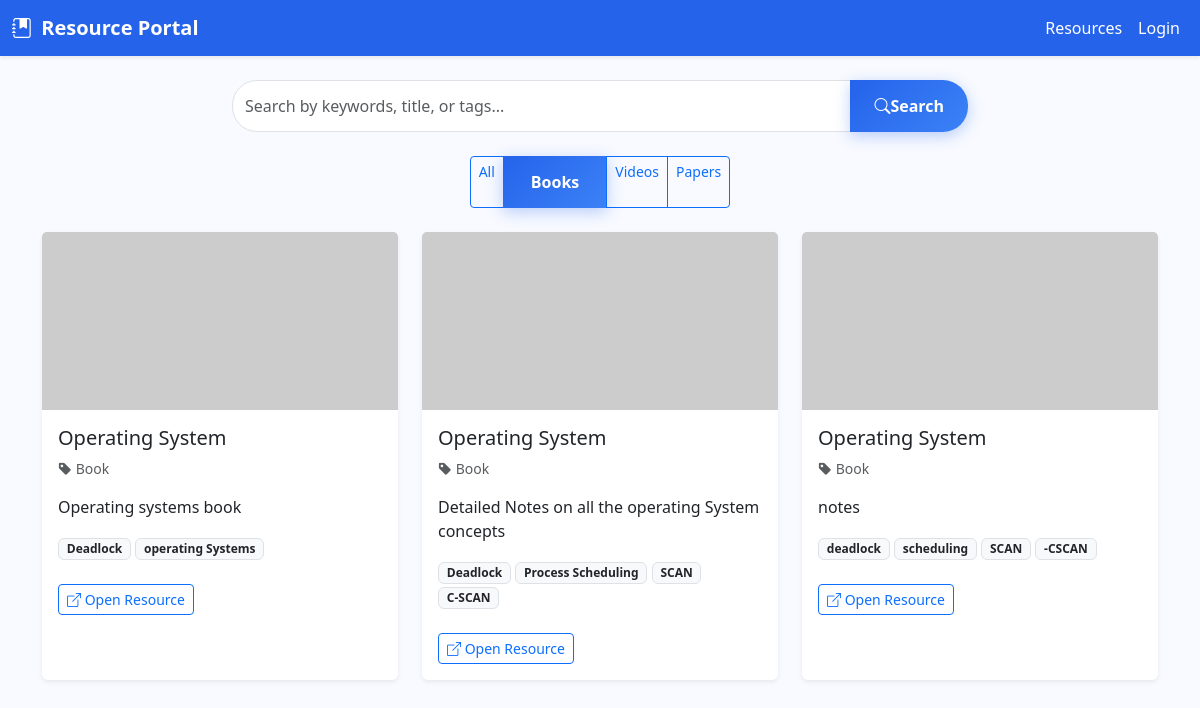
Page /resources?filter_type=Book on the earlier database version.
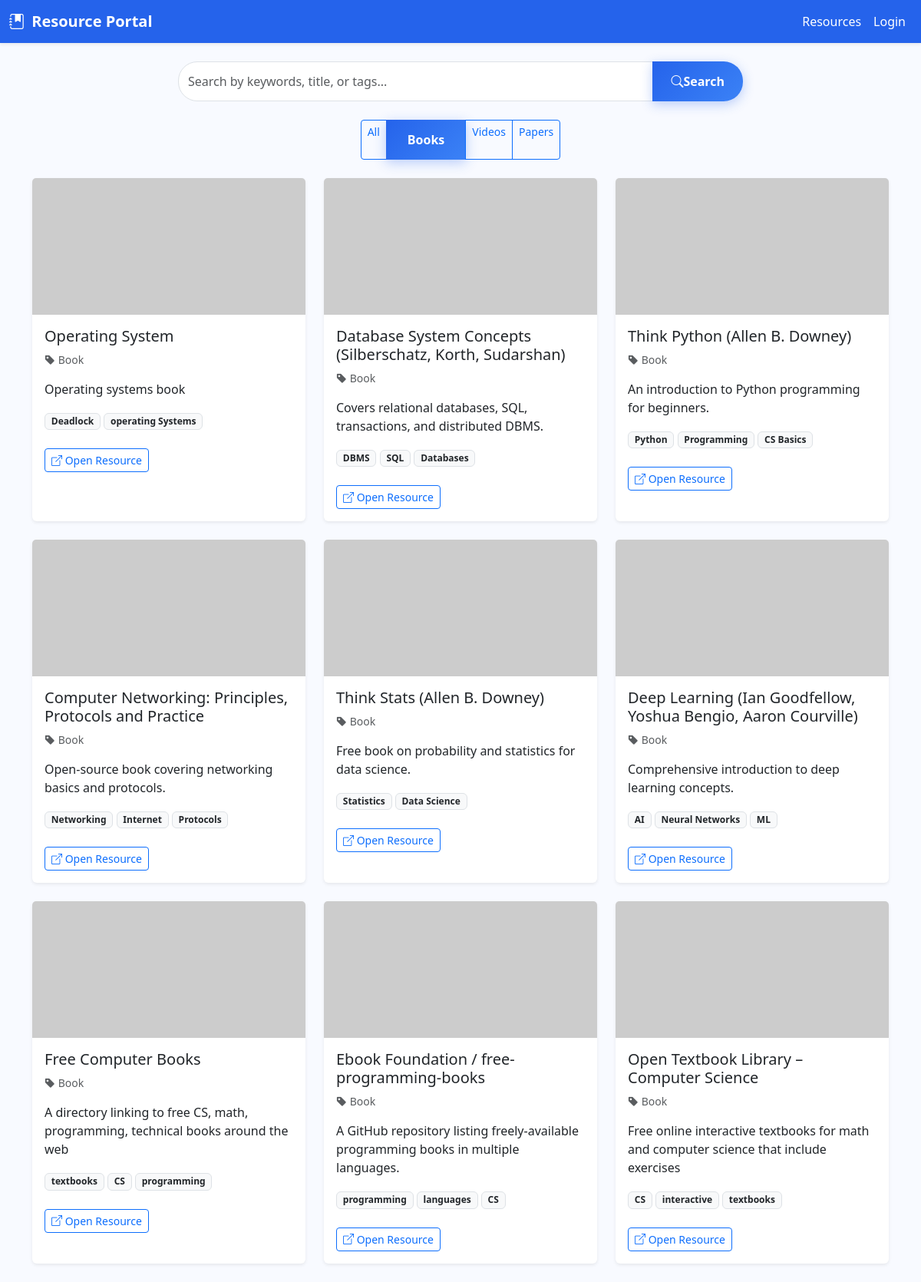
Same page on the later database version.
### models.py (models this page shows, shortened)
class Resource(db.Model):
    __tablename__ = 'resources'
    id = db.Column(db.Integer, primary_key=True)
    title = db.Column(db.String(200), nullable=False)
    description = db.Column(db.Text, nullable=False)
    type = db.Column(db.String(50), nullable=False)  # Book, Video, Paper
    tags = db.Column(db.String(500))  # Comma-separated tags
    image_url = db.Column(db.String(500))
    link = db.Column(db.String(500), nullable=False)

### app.py (the view)
@app.route('/resources')
def resources():
    filter_type = request.args.get('filter_type', '')
    if filter_type and filter_type in ['Book', 'Video', 'Paper']:
        filtered_resources = Resource.query.filter_by(type=filter_type).all()
    else:
        filtered_resources = Resource.query.all()
    return render_template('resources.html',
                         resources=filtered_resources,
                         filter_type=filter_type)

### templates/resources.html (shortened to what this page needs)
{% extends "base.html" %}
{% block content %}
<div class="row mb-4">
  <div class="col-md-8 mx-auto">
    <form class="input-group search-bar" action="{{ url_for('search') }}" method="get">
      <input type="text" name="q" class="form-control" placeholder="Search by keywords, title, or tags..." value="{{ query|default('') }}">
      <button class="btn btn-primary px-4" type="submit"><i class="bi bi-search"></i> Search</button>
    </form>
  </div>
</div>
<div class="row mb-4">
  <div class="col-md-10 mx-auto text-center">
    <div class="btn-group" role="group">
      <a href="{{ url_for('resources') }}" class="btn btn-sm {% if not filter_type %}btn-primary{% else %}btn-outline-primary{% endif %}">
        All
      </a>
      <a href="{{ url_for('resources', filter_type='Book') }}" class="btn btn-sm {% if filter_type=='Book' %}btn-primary{% else %}btn-outline-primary{% endif %}">
        Books
      </a>
      <a href="{{ url_for('resources', filter_type='Video') }}" class="btn btn-sm {% if filter_type=='Video' %}btn-primary{% else %}btn-outline-primary{% endif %}">
        Videos
      </a>
      <a href="{{ url_for('resources', filter_type='Paper') }}" class="btn btn-sm {% if filter_type=='Paper' %}btn-primary{% else %}btn-outline-primary{% endif %}">
        Papers
      </a>
    </div>
  </div>
</div>
<div class="row">
  {% if resources %}
    {% for r in resources %}
      <div class="col-md-4 mb-4">
        <div class="card shadow-sm h-100 border-0">
          {% if r.image_url %}
            <img src="{{ r.image_url }}" class="card-img-top" alt="{{ r.title }}" onerror="this.src='https://via.placeholder.com/400x200.png?text=Resource+Preview'">
          {% else %}
            <img src="https://via.placeholder.com/400x200.png?text=Resource+Preview" class="card-img-top" alt="{{ r.title }}">
          {% endif %}
          <div class="card-body">
            <h5 class="card-title">{{ r.title }}</h5>
            <p class="card-text text-muted small">
              <i class="bi bi-tag-fill"></i> {{ r.type|capitalize }}
            </p>
            <p class="card-text">{{ r.description[:120] }}{% if r.description|length > 120 %}...{% endif %}</p>
            {% if r.tags %}
              <p>
                {% for tag in r.tags.split(',') %}
                  <span class="badge bg-light text-dark border">{{ tag.strip() }}</span>
                {% endfor %}
              </p>
            {% endif %}
            <a href="{{ r.link }}" target="_blank" class="btn btn-sm btn-outline-primary mt-2">
              <i class="bi bi-box-arrow-up-right"></i> Open Resource
            </a>
          </div>
        </div>
      </div>
    {% endfor %}
  {% else %}
    <div class="col-12 text-center">
      <p class="text-muted">No resources found for your search.</p>
    </div>
  {% endif %}
</div>
{% endblock %}

### templates/base.html (shortened to what this page needs)
<!DOCTYPE html>
<html lang="en">
<head>
  <link href="https://cdn.jsdelivr.net/npm/bootstrap@5.3.2/dist/css/bootstrap.min.css" rel="stylesheet">
  <link href="https://cdn.jsdelivr.net/npm/bootstrap-icons@1.11.1/font/bootstrap-icons.css" rel="stylesheet">
  <link href="https://cdnjs.cloudflare.com/ajax/libs/font-awesome/6.0.0/css/all.min.css" rel="stylesheet">
  <link href="{{ url_for('static', filename='css/styles.css') }}" rel="stylesheet">
</head>
<body>
  <nav class="navbar navbar-expand-lg navbar-dark shadow-sm">
    <div class="container-fluid">
      <a class="navbar-brand fw-bold" href="{{ url_for('home') }}">
        <i class="bi bi-journal-bookmark-fill me-1"></i> Resource Portal
      </a>
      <div class="collapse navbar-collapse" id="navbarNav">
        <ul class="navbar-nav ms-auto">
          <li class="nav-item"><a class="nav-link" href="{{ url_for('resources') }}">Resources</a></li>
          {% if current_user.is_authenticated %}
            <li class="nav-item"><a class="nav-link" href="{{ url_for('admin_panel') }}">Admin</a></li>
            <li class="nav-item"><a class="nav-link" href="{{ url_for('logout') }}">Logout</a></li>
          {% else %}
            <li class="nav-item"><a class="nav-link" href="{{ url_for('login') }}">Login</a></li>
          {% endif %}
        </ul>
      </div>
    </div>
  </nav>
  <div class="container mt-4">
    {% block content %}{% endblock %}
  </div>
</body>
</html>

### static/css/styles.css (style rules this page uses)
.btn-primary, .btn-secondary { display: inline-flex; align-items: center; padding: 14px 28px; border-radius: 12px; font-weight: 600; font-size: 1rem; text-decoration: none; transition: all 0.3s cubic-bezier(0.4, 0, 0.2, 1); border: none; cursor: pointer; position: relative; overflow: hidden; }
.btn-primary { background: linear-gradient(135deg, #2563eb, #3b82f6); color: white; box-shadow: 0 4px 15px rgba(37, 99, 235, 0.3); }

### templates/base.html (style rules this page uses)
body { background:#f8faff; font-family: 'Segoe UI', sans-serif; }
.navbar { background: #2563EB; }
.navbar-brand, .nav-link { color: white !important; font-weight: 500; }
.search-bar input { border-radius: 25px 0 0 25px; }
.search-bar button { border-radius: 0 25px 25px 0; }

Differences in the rows shown:
removed Resource: title "Operating System", type "Book", description "Detailed Notes on all the operating System concepts", strip "Deadlock" "Process Scheduling" "SCAN" "C-SCAN"
removed Resource: title "Operating System", type "Book", description "notes", strip "deadlock" "scheduling" "SCAN" "-CSCAN"
added Resource: title "Database System Concepts (Silberschatz, Korth, Sudarshan)", type "Book", description "Covers relational databases, SQL, transactions, and distributed DBMS.", strip "DBMS" "SQL" "Databases"
added Resource: title "Think Python (Allen B. Downey)", type "Book", description "An introduction to Python programming for beginners.", strip "Python" "Programming" "CS Basics"
added Resource: title "Computer Networking: Principles, Protocols and Practice", type "Book", description "Open-source book covering networking basics and protocols.", strip "Networking" "Internet" "Protocols"
added Resource: title "Think Stats (Allen B. Downey)", type "Book", description "Free book on probability and statistics for data science.", strip "Statistics" "Data Science"
added Resource: title "Deep Learning (Ian Goodfellow, Yoshua Bengio, Aaron Courville)", type "Book", description "Comprehensive introduction to deep learning concepts.", strip "AI" "Neural Networks" "ML"
added Resource: title "Free Computer Books", type "Book", description "A directory linking to free CS, math, programming, technical books around the web", strip "textbooks" "CS" "programming"
added Resource: title "Ebook Foundation / free-programming-books", type "Book", description "A GitHub repository listing freely-available programming books in multiple languages.", strip "programming" "languages" "CS"
added Resource: title "Open Textbook Library – Computer Science", type "Book", description "Free online interactive textbooks for math and computer science that include exercises", strip "CS" "interactive" "textbooks"
